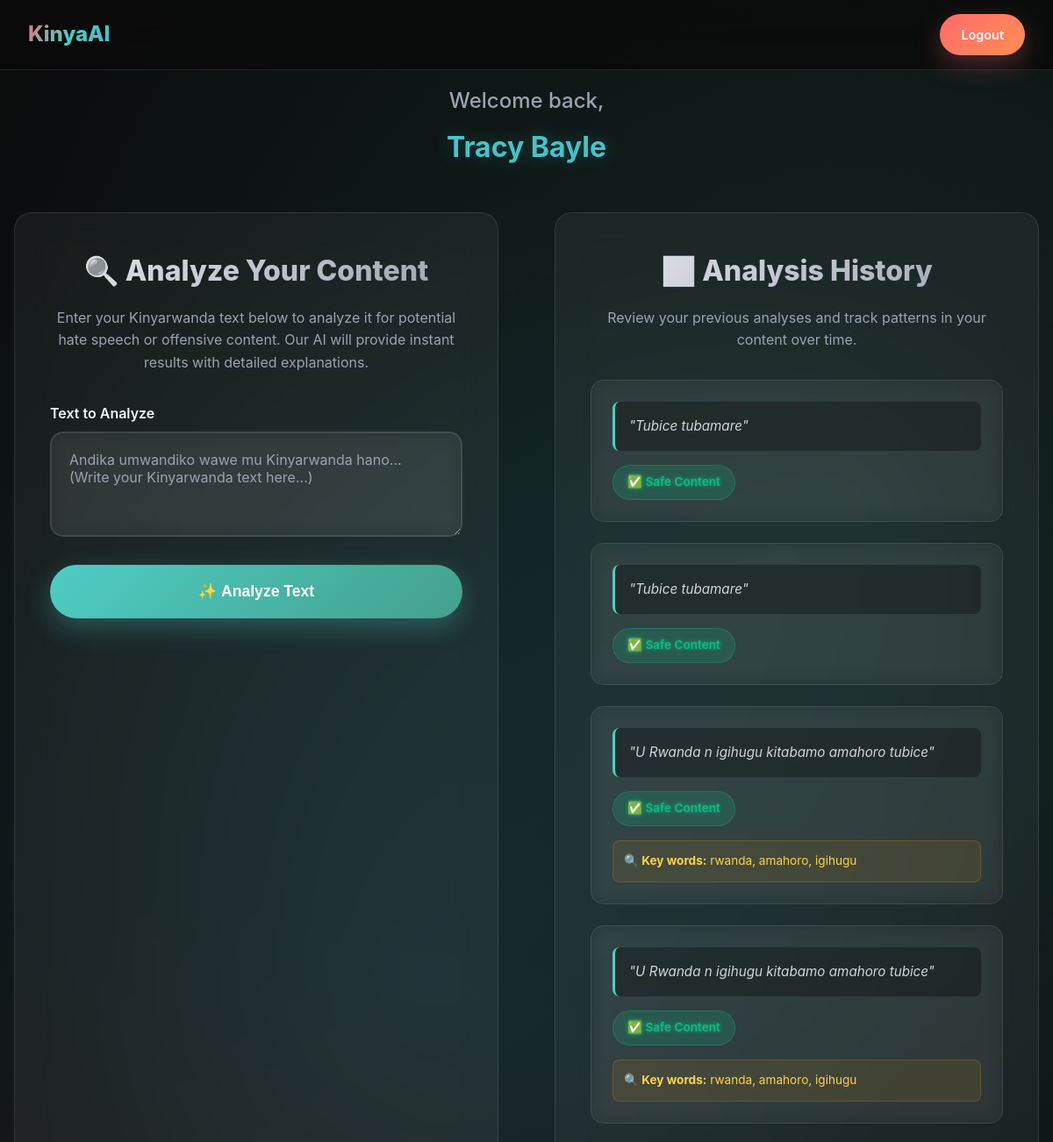
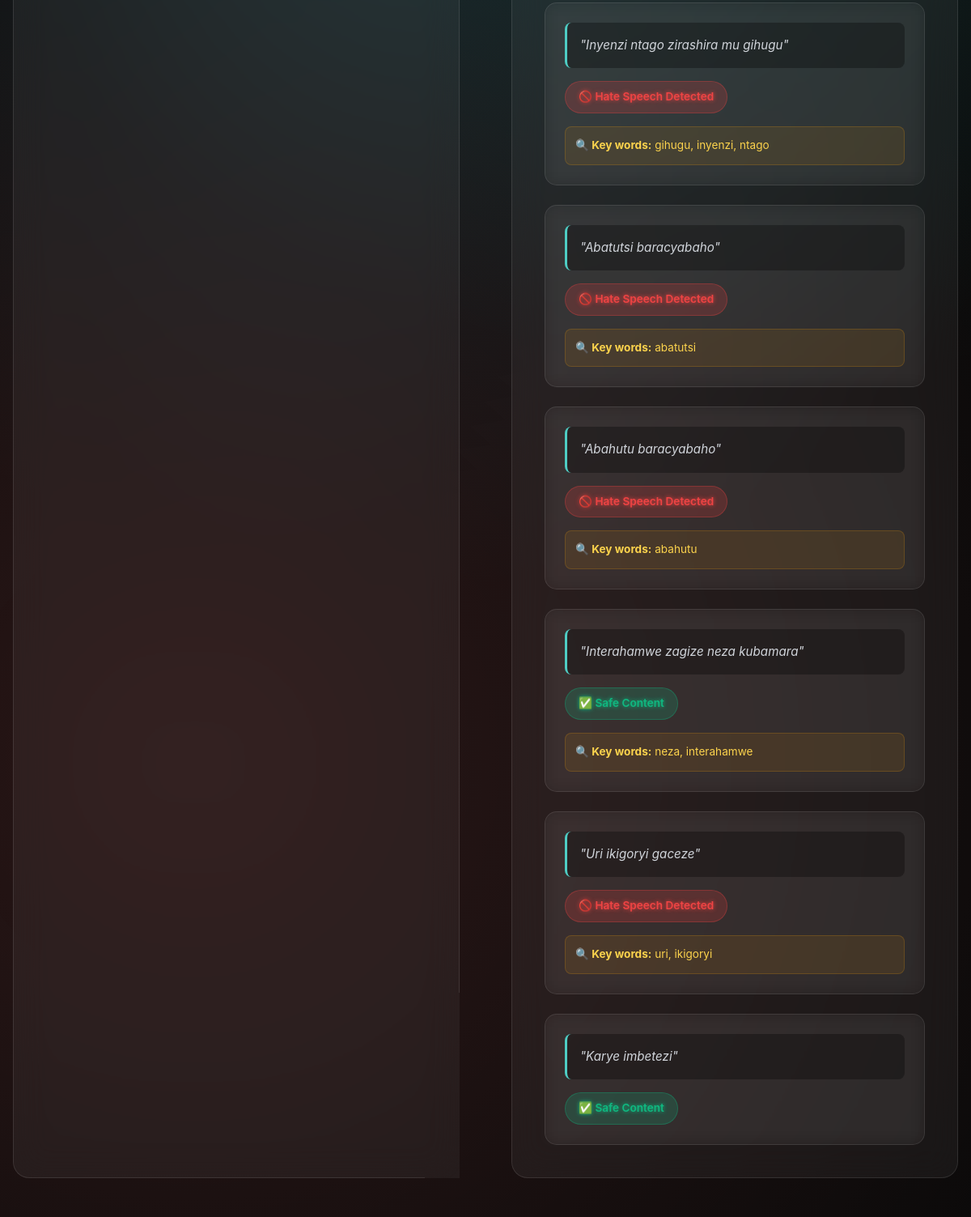
The page /dashboard (signed in) on the database its author committed (2 pictures, top to bottom).
### app.py (models this page shows)
class User(UserMixin, db.Model):
    id = db.Column(db.Integer, primary_key=True)
    full_name = db.Column(db.String(100), nullable=False)
    username = db.Column(db.String(100), unique=True, nullable=False)
    email = db.Column(db.String(120), unique=True, nullable=False)
    password_hash = db.Column(db.String(200), nullable=True)  # Allow null for Google OAuth users
    is_verified = db.Column(db.Boolean, default=False)
    verification_code = db.Column(db.String(10), nullable=True)
    role = db.Column(db.String(20), default="user")
    oauth_provider = db.Column(db.String(50), nullable=True)  # Track OAuth provider
    google_id = db.Column(db.String(100), nullable=True)  # Store Google user ID

class AnalysisHistory(db.Model):
    id = db.Column(db.Integer, primary_key=True)
    user_id = db.Column(db.Integer, db.ForeignKey('user.id'), nullable=True)  # Allow anonymous access
    tweet_text = db.Column(db.Text, nullable=False)
    predicted_label = db.Column(db.String(50))
    explanation_words = db.Column(db.String(300))
    timestamp = db.Column(db.DateTime, default=datetime.utcnow)
    source = db.Column(db.String(50), default="web")  # Track source: web, extension, api

### app.py (the view, shortened to what this page needs)
@app.route('/dashboard', methods=['GET', 'POST'])
@login_required
def dashboard():
    if current_user.role != "user":
        return redirect(url_for('moderator_dashboard'))
    result, explanation_words, raw_text = None, [], ""
    history = AnalysisHistory.query.filter_by(user_id=current_user.id).order_by(AnalysisHistory.timestamp.desc()).all()
    return render_template("dashboard.html", result=result, text=raw_text, explanation=explanation_words, history=history)

### app.py (called while the page is built)
@login_manager.user_loader
def load_user(user_id):
    return db.session.get(User, int(user_id))

@app.before_request
def rate_limit():
    if request.endpoint == 'api_analyze_public':
        return
    if current_user.is_authenticated:
        uid = current_user.id
        now = time.time()
        window = 60
        max_requests = 10
        timestamps = user_last_requests.get(uid, [])
        timestamps = [t for t in timestamps if now - t < window]
        if len(timestamps) >= max_requests:
            abort(429, description="Rate limit exceeded. Try again shortly.")
        timestamps.append(now)
        user_last_requests[uid] = timestamps

### templates/dashboard.html (shortened to what this page needs)
<!DOCTYPE html>
<html lang="en">
<head>
  <link rel="stylesheet" href="{{ url_for('static', filename='css/dashboard.css') }}">
</head>
<body>
  <div class="bg-animation"></div>
  <nav>
    <div class="nav-container">
      <div class="logo">KinyaAI</div>
      <a href="{{ url_for('logout') }}" class="logout-btn">Logout</a>
    </div>
  </nav>
  <div class="container">
    <div class="welcome-section fade-in">
      <div class="welcome-text">Welcome back,</div>
      <div class="user-name">{{ current_user.full_name }}</div>
    </div>
    <div class="main-content">
      <div class="analysis-section fade-in">
        <h2 class="section-title">🔍 Analyze Your Content</h2>
        <p class="section-description">
          Enter your Kinyarwanda text below to analyze it for potential hate speech or offensive content.
          Our AI will provide instant results with detailed explanations.
        </p>
        <form method="POST" id="analysisForm">
          <div class="form-group">
            <label for="text" class="form-label">Text to Analyze</label>
            <textarea name="tweet" id="text" class="form-textarea"
              placeholder="Andika umwandiko wawe mu Kinyarwanda hano... (Write your Kinyarwanda text here...)"
              required>{{ tweet }}</textarea>
          </div>
          <button type="submit" class="analyze-btn" id="analyzeBtn">
            <span id="btnText">✨ Analyze Text</span>
          </button>
        </form>
      </div>
      <div class="history-section fade-in">
        <h2 class="section-title">📊 Analysis History</h2>
        <p class="section-description">
          Review your previous analyses and track patterns in your content over time.
        </p>
        <div class="history-grid">
          {% if history %}
          {% for item in history %}
          <div class="history-item">
            <div class="history-text">
              "{{ item.tweet_text }}"
            </div>
            <div class="history-result">
              <span class="history-label {{ 'label-safe' if item.predicted_label == 'normal' else 'label-flagged' }}">
                {% if item.predicted_label == 'normal' %}
                ✅ Safe Content
                {% elif item.predicted_label == 'offensive' %}
                ⚠️ Offensive Content
                {% elif item.predicted_label == 'hate' %}
                🚫 Hate Speech Detected
                {% else %}
                ⚠️ {{ item.predicted_label|title }}
                {% endif %}
              </span>
            </div>
            {% if item.explanation_words %}
            <div class="history-explanation">
              <strong>🔍 Key words:</strong> {{ item.explanation_words }}
            </div>
            {% endif %}
          </div>
          {% endfor %}
          {% else %}
          <div class="no-history">
            <p>✨ No analysis history yet. Start by analyzing some text above!</p>
          </div>
          {% endif %}
        </div>
      </div>
    </div>
  </div>
</body>
</html>

### rows shown on the page
User: full_name "Tracy Bayle"
AnalysisHistory: tweet_text "Tubice tubamare", predicted_label "✅ Safe Content"
AnalysisHistory: tweet_text "Tubice tubamare", predicted_label "✅ Safe Content"
AnalysisHistory: tweet_text "U Rwanda n igihugu kitabamo amahoro tubice", predicted_label "✅ Safe Content", explanation_words "rwanda, amahoro, igihugu"
AnalysisHistory: tweet_text "U Rwanda n igihugu kitabamo amahoro tubice", predicted_label "✅ Safe Content", explanation_words "rwanda, amahoro, igihugu"
AnalysisHistory: tweet_text "Inyenzi ntago zirashira mu gihugu", predicted_label "🚫 Hate Speech Detected", explanation_words "gihugu, inyenzi, ntago"
AnalysisHistory: tweet_text "Abatutsi baracyabaho", predicted_label "🚫 Hate Speech Detected", explanation_words "abatutsi"
AnalysisHistory: tweet_text "Abahutu baracyabaho", predicted_label "🚫 Hate Speech Detected", explanation_words "abahutu"
AnalysisHistory: tweet_text "Interahamwe zagize neza kubamara", predicted_label "✅ Safe Content", explanation_words "neza, interahamwe"
AnalysisHistory: tweet_text "Uri ikigoryi gaceze", predicted_label "🚫 Hate Speech Detected", explanation_words "uri, ikigoryi"
AnalysisHistory: tweet_text "Karye imbetezi", predicted_label "✅ Safe Content"
